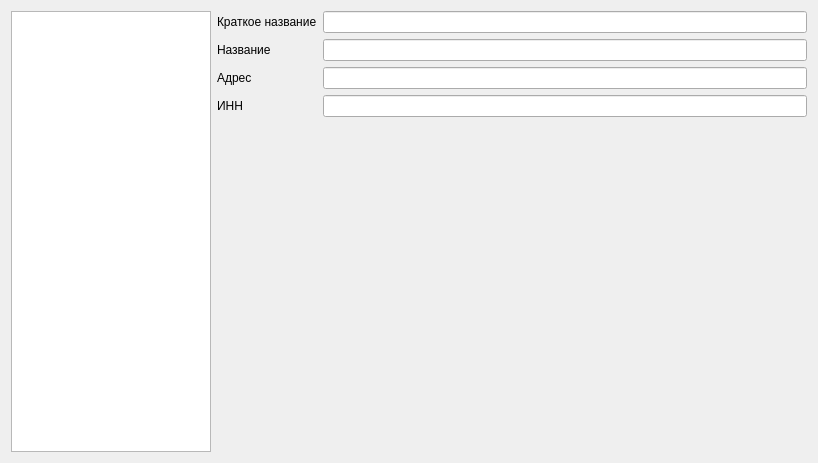
<?xml version="1.0" encoding="UTF-8"?>
<ui version="4.0">
 <class>FormCarrier</class>
 <widget class="QDialog" name="FormCarrier">
  <property name="geometry">
   <rect>
    <x>0</x>
    <y>0</y>
    <width>818</width>
    <height>463</height>
   </rect>
  </property>
  <property name="windowTitle">
   <string>Перевозчики</string>
  </property>
  <layout class="QHBoxLayout" name="horizontalLayout">
   <item>
    <widget class="QListView" name="listViewShort">
     <property name="maximumSize">
      <size>
       <width>200</width>
       <height>16777215</height>
      </size>
     </property>
    </widget>
   </item>
   <item>
    <layout class="QVBoxLayout" name="verticalLayout">
     <item>
      <layout class="QGridLayout" name="gridLayout">
       <item row="0" column="0">
        <widget class="QLabel" name="label">
         <property name="text">
          <string>Краткое название</string>
         </property>
        </widget>
       </item>
       <item row="0" column="1">
        <widget class="QLineEdit" name="lineEditShortNam"/>
       </item>
       <item row="1" column="0">
        <widget class="QLabel" name="label_2">
         <property name="text">
          <string>Название</string>
         </property>
        </widget>
       </item>
       <item row="1" column="1">
        <widget class="QLineEdit" name="lineEditNam"/>
       </item>
       <item row="2" column="0">
        <widget class="QLabel" name="label_3">
         <property name="text">
          <string>Адрес</string>
         </property>
        </widget>
       </item>
       <item row="2" column="1">
        <widget class="QLineEdit" name="lineEditAdr"/>
       </item>
       <item row="3" column="0">
        <widget class="QLabel" name="label_4">
         <property name="text">
          <string>ИНН</string>
         </property>
        </widget>
       </item>
       <item row="3" column="1">
        <widget class="QLineEdit" name="lineEditInn"/>
       </item>
      </layout>
     </item>
     <item>
      <spacer name="verticalSpacer">
       <property name="orientation">
        <enum>Qt::Vertical</enum>
       </property>
       <property name="sizeHint" stdset="0">
        <size>
         <width>20</width>
         <height>40</height>
        </size>
       </property>
      </spacer>
     </item>
     <item>
      <layout class="QHBoxLayout" name="horizontalLayoutBtn">
       <item>
        <spacer name="horizontalSpacer">
         <property name="orientation">
          <enum>Qt::Horizontal</enum>
         </property>
         <property name="sizeHint" stdset="0">
          <size>
           <width>40</width>
           <height>20</height>
          </size>
         </property>
        </spacer>
       </item>
      </layout>
     </item>
    </layout>
   </item>
  </layout>
 </widget>
 <resources/>
 <connections/>
</ui>
